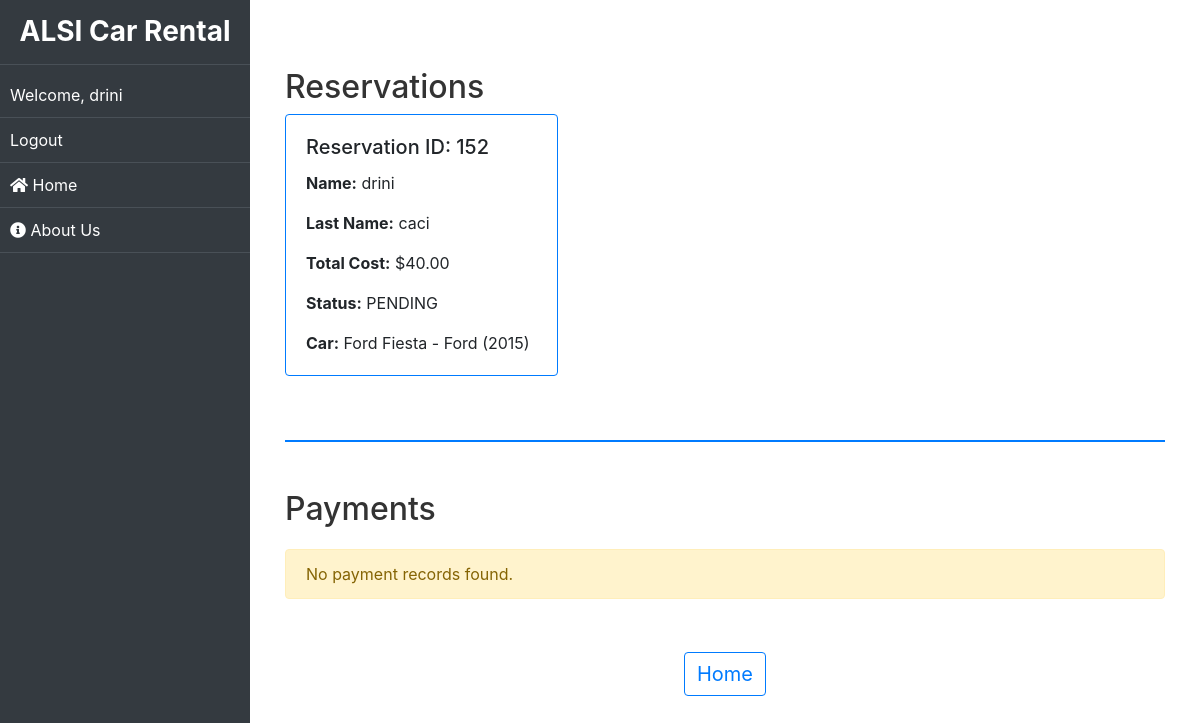
Screenshot of /rezervime/ (signed in) with the database file from the repository.
### qera/models.py (models this page shows, shortened)
class Reservation(models.Model):
    STATUS_CHOICES = [
        ('PENDING', 'Pending'),
        ('CONFIRMED', 'Confirmed'),
        ('CANCELLED', 'Cancelled'),
    ]
    user = models.ForeignKey(User, on_delete=models.CASCADE, null=True, blank=True)
    name = models.CharField(max_length=250, null=True)
    last_name = models.CharField(max_length=250, null=True)
    car = models.ForeignKey(Car, on_delete=models.CASCADE)
    pickup_date = models.DateTimeField()
    return_date = models.DateTimeField()
    status = models.CharField(max_length=10, choices=STATUS_CHOICES, default='PENDING')
    total_cost = models.DecimalField(max_digits=10, decimal_places=2, editable=False)
    email_sent = models.BooleanField(default=False)

class Car(models.Model):
    name = models.CharField(max_length=100)
    brand = models.CharField(max_length=50)
    model = models.CharField(max_length=50)
    year = models.IntegerField()
    winter_rental_price = models.DecimalField(max_digits=10, decimal_places=2)
    summer_rental_price = models.DecimalField(max_digits=10, decimal_places=2, null=True)
    availability_status = models.BooleanField(default=True)  # True means available for rent
    description = models.TextField(null=True)  # For detailed descriptions
    seating_capacity = models.PositiveIntegerField(null=True)
    transmission_type = models.CharField(max_length=50, choices=[('Manual', 'Manual'), ('Automatic', 'Automatic')], null=True)
    fuel_type = models.CharField(max_length=50,
                                 choices=[('Petrol', 'Petrol'), ('Diesel', 'Diesel'), ('Electric', 'Electric')], null=True)
    mileage = models.DecimalField(max_digits=10, decimal_places=2, help_text="Mileage in km/l or equivalent", null=True)
    def __str__(self):
        return f"{self.name} - {self.brand} ({self.year})"

### qera/views.py (the view)
# urls.py: path('rezervime/', views.rezervime, name='reervime'),
@user_passes_test(lambda u: u.is_staff, login_url='qera:home')
def rezervime(request):
    rezervime = Reservation.objects.all()
    payment = Payment.objects.all()
    context = {'rezervime': rezervime, 'payment': payment}
    return render(request, 'qera/rezervime.html', context)

### qera/templates/qera/rezervime.html (shortened to what this page needs)
{% extends 'qera/base.html' %}
{% block content %}
<!DOCTYPE html>
<html lang="en">
<head>
    <link rel="stylesheet" href="https://stackpath.bootstrapcdn.com/bootstrap/4.5.2/css/bootstrap.min.css">
</head>
<body>
    <div class="container mt-5">
        <section class="mt-5">
            <h2>Reservations</h2>
            {% if rezervime %}
                <div class="row">
                    {% for item in rezervime %}
                        <div class="col-md-4 mb-4">
                            <div class="card border-primary">
                                <div class="card-body">
                                    <h5 class="card-title">Reservation ID: {{ item.id }}</h5>
                                    <p class="card-text"><strong>Name:</strong> {{ item.name }}</p>
                                    <p class="card-text"><strong>Last Name:</strong> {{ item.last_name }}</p>
                                    <p class="card-text"><strong>Total Cost:</strong> ${{ item.total_cost }}</p>
                                    <p class="card-text"><strong>Status:</strong> {{ item.status }}</p>
                                    <p class="card-text"><strong>Car:</strong> {{ item.car }}</p>
                                </div>
                            </div>
                        </div>
                    {% endfor %}
                </div>
            {% else %}
                <div class="alert alert-warning" role="alert">
                    No reservations found.
                </div>
            {% endif %}
        </section>
        <hr>
        <section class="mt-5">
            <h2>Payments</h2>
            {% if payment %}
                <div class="row">
                    {% for item in payment %}
                        <div class="col-md-4 mb-4">
                            <div class="card border-success">
                                <div class="card-body">
                                    <h5 class="card-title">Payment for Reservation ID: {{ item.reservation.id }}</h5>
                                    <p class="card-text"><strong> Name:</strong> {{ item.reservation.name }}</p>
                                    <p class="card-text"><strong>Amount Paid:</strong> ${{ item.amount }}</p>
                                </div>
                            </div>
                        </div>
                    {% endfor %}
                </div>
            {% else %}
                <div class="alert alert-warning" role="alert">
                    No payment records found.
                </div>
            {% endif %}
        </section>
        <div class="mt-5 text-center">
            <h1><a href="{% url 'qera:home' %}" class="btn btn-outline-primary">Home</a></h1>
        </div>
    </div>
</body>
</html>
{% endblock %}

### qera/templates/qera/base.html (shortened to what this page needs)
<!DOCTYPE html>
<html lang="en">
<head>
    {% load static %}
    <link rel="stylesheet" href="https://stackpath.bootstrapcdn.com/bootstrap/4.5.2/css/bootstrap.min.css">
    <link rel="stylesheet" href="https://cdnjs.cloudflare.com/ajax/libs/font-awesome/5.15.4/css/all.min.css">
</head>
<body>
    <div class="sidebar" id="sidebar">
        <h3>ALSI Car Rental</h3>
        <ul class="list-unstyled">
            {% if user.is_authenticated %}
                <li><a href="#">Welcome, {{ user.username }}</a></li>
                <li><a href="{% url 'singout' %}">Logout</a></li>
            {% else %}
                <li><a href="{% url 'signin' %}">Login</a></li>
                <li><a href="{% url 'signup' %}">Register</a></li>
            {% endif %}
            <li class="{% if request.path == '/qera/home/' %}active{% endif %}">
                <a href="{% url 'qera:home' %}"><i class="fas fa-home"></i> Home</a>
            </li>
            <li class="{% if request.path == '/qera/about_us/' %}active{% endif %}">
                <a href="{% url 'qera:about_us' %}"><i class="fas fa-info-circle"></i> About Us</a>
            </li>
        </ul>
    </div>
    <div class="content" id="content">
        {% block content %}{% endblock %}
    </div>
</body>
</html>

### qera/templates/qera/base.html (style rules this page uses)
body { margin: 0; padding: 0; height: 100vh; display: flex; overflow-x: hidden; }
.sidebar { width: 250px; background-color: #343a40; color: white; height: 100%; position: fixed; top: 0; transition: transform 0.3s ease-in-out; z-index: 1000; transform: translateX(-250px); }
.sidebar h3 { position: sticky; top: 0; background-color: #343a40; padding: 15px; text-align: center; font-weight: bold; border-bottom: 1px solid #495057; }
.sidebar a { color: white; text-decoration: none; padding: 10px; display: block; border-bottom: 1px solid #495057; transition: background-color 0.2s ease; }
.content { flex-grow: 1; margin-left: 0; padding: 20px; transition: margin-left 0.3s ease-in-out; width: 100%; }
@media (min-width: 768px) { .sidebar { transform: translateX(0); } }
@media (min-width: 768px) { .content { margin-left: 250px; } }

### qera/templates/qera/rezervime.html (style rules this page uses)
.card.border-primary { border-color: #007bff; }
.alert { margin-top: 20px; }
hr { border-top: 2px solid #007bff; margin: 40px 0; }
h2 { font-size: 2rem; color: #333; }
.btn-outline-primary { border-color: #007bff; color: #007bff; font-size: 1.25rem; }

### rows the page displays
Reservation: id "152", name "drini", last_name "caci", total_cost "40.00", status "PENDING", car "Ford Fiesta - Ford (2015)"

### other values shown
{{ user.username }} "drini"
